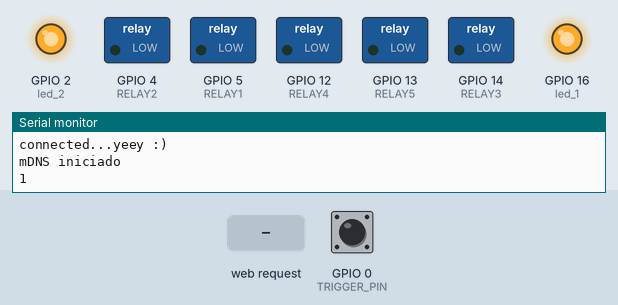
The sketch below on a simulated ESP8266 (NodeMCU). Shown: switched loads named in the sketch (green lamp = pin HIGH), output pins drawn as LEDs (lit = HIGH), the last lines printed to the serial monitor. The inputs (shaded band) are chosen by the test bench; at power-on: GPIO 0 (TRIGGER_PIN) HIGH. WiFi joins after 1.5 s; servers stay silent unless stated.

Above: at 5.7 s.
5.8 s: HTTP request GET /RELAY1/on received
At 6.6 s:
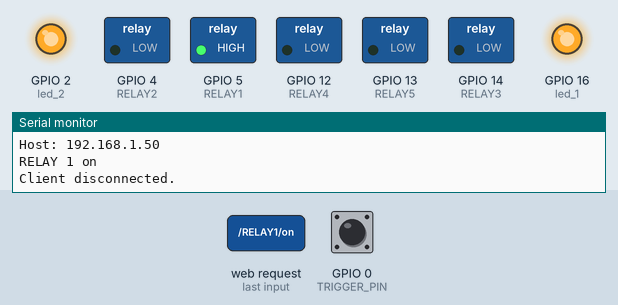
7.3 s: HTTP request GET /RELAY2/on received
At 7.7 s:
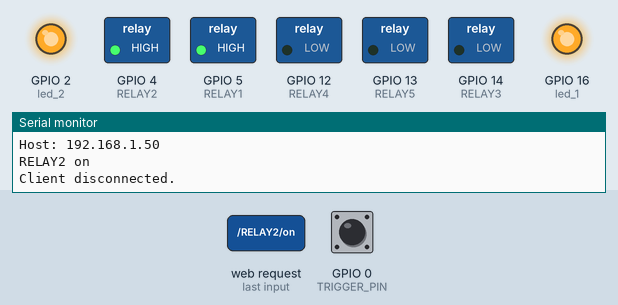
8.8 s: HTTP request GET /RELAY1/off received
At 10.0 s:
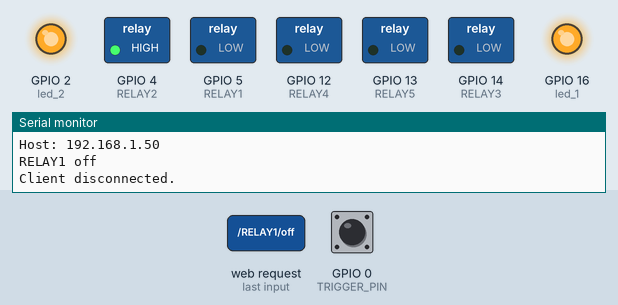
10.3 s: HTTP request GET /RELAY3/on received
At 11.2 s:
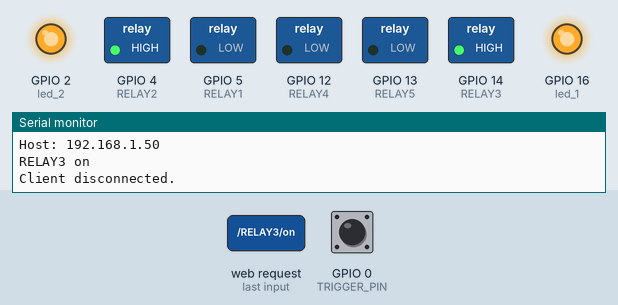
11.8 s: HTTP request GET /RELAY2/off received
At 12.3 s:
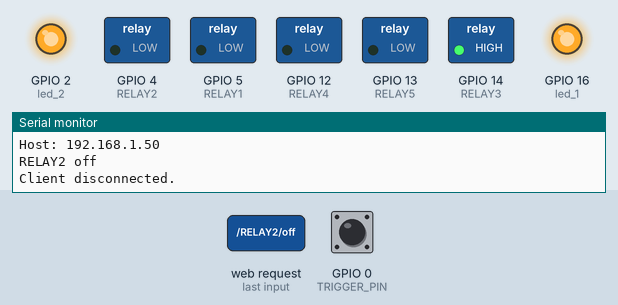
13.3 s: HTTP request GET /RELAY4/on received
At 14.7 s:
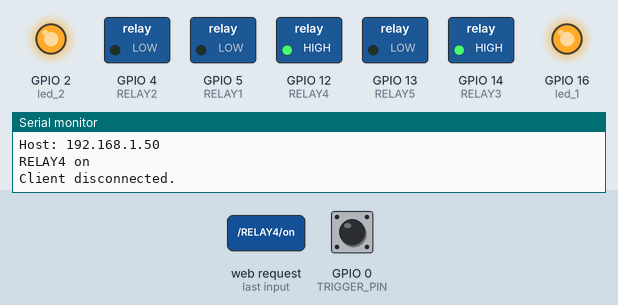
Timing chart, 0 to 15.8 s (numbered marks = the images above; inputs shaded):
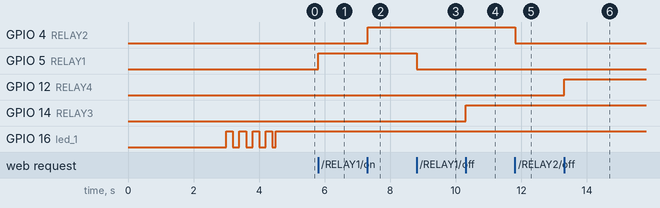

Measured:
- after the input at 5.8 s, GPIO 5 (RELAY1): LOW → HIGH at once
- after the input at 7.3 s, GPIO 4 (RELAY2): LOW → HIGH at once
- after the input at 8.8 s, GPIO 5 (RELAY1): HIGH → LOW at once
- after the input at 10.3 s, GPIO 14 (RELAY3): LOW → HIGH at once
- after the input at 11.8 s, GPIO 4 (RELAY2): HIGH → LOW at once
- after the input at 13.3 s, GPIO 12 (RELAY4): LOW → HIGH at once

The sketch:

relay_terminado_wifimanager_dns.ino
```cpp
/**
 * WiFiManager advanced demo, contains advanced configurartion options
 * Implements TRIGGEN_PIN button press, press for ondemand configportal, hold for 3 seconds for reset settings.
 */
#include <WiFiManager.h>  // https://github.com/tzapu/WiFiManager
#include <Ticker.h>
#include <ESP8266mDNS.h>
WiFiServer server(80);

#define TRIGGER_PIN 0
#define led_1 16
#define led_2 2


#define RELAY1 5
#define RELAY2 4
#define RELAY3 14
#define RELAY4 12
#define RELAY5 13
#define CONNECT_TIME 10000
#define TIMEOUTTIME 5000

Ticker ticker;

// wifimanager can run in a blocking mode or a non blocking mode
// Be sure to know how to process loops with no delay() if using non blocking
bool wm_nonblocking = false;  // change to true to use non blocking

WiFiManager wm;                     // global wm instance
WiFiManagerParameter custom_field;  // global param ( for non blocking w params )
WiFiManagerParameter static_ip_field("staticip", "Static IP", "192.168.0.200", 15);


String header;
String Relay1State = "off";
String Relay2State = "off";
String Relay3State = "off";
String Relay4State = "off";
String Relay5State = "off";
size_t currentTime = millis();
size_t previousTime = 0;


void setup() {
  WiFi.mode(WIFI_STA);  // explicitly set mode, esp defaults to STA+AP
  Serial.begin(115200);
  // Serial.setDebugOutput(true);
  delay(3000);
  Serial.println("\n Starting");

  pinMode(TRIGGER_PIN, INPUT);
  pinMode(led_1, OUTPUT);
  pinMode(led_2, OUTPUT);
  digitalWrite(led_1, HIGH);
  digitalWrite(led_2, HIGH);
  pinMode(RELAY1, OUTPUT);
  pinMode(RELAY2, OUTPUT);
  pinMode(RELAY3, OUTPUT);
  pinMode(RELAY4, OUTPUT);
  pinMode(RELAY5, OUTPUT);
  digitalWrite(RELAY1, LOW);
  digitalWrite(RELAY2, LOW);
  digitalWrite(RELAY3, LOW);
  digitalWrite(RELAY4, LOW);
  digitalWrite(RELAY5, LOW);


  ticker.attach(0.2, parpadeoLedWIFI);

  // wm.resetSettings(); // wipe settings

  if (wm_nonblocking) wm.setConfigPortalBlocking(false);

  // add a custom input field
  int customFieldLength = 40;


  // new (&custom_field) WiFiManagerParameter("customfieldid", "Custom Field Label", "Custom Field Value", customFieldLength,"placeholder=\"Custom Field Placeholder\"");

  // test custom html input type(checkbox)
  // new (&custom_field) WiFiManagerParameter("customfieldid", "Custom Field Label", "Custom Field Value", customFieldLength,"placeholder=\"Custom Field Placeholder\" type=\"checkbox\""); // custom html type

  // test custom html(radio)
  const char* custom_radio_str = "<br/><label for='customfieldid'>Custom Field Label</label><input type='radio' name='customfieldid' value='1' checked> One<br><input type='radio' name='customfieldid' value='2'> Two<br><input type='radio' name='customfieldid' value='3'> Three";
  new (&custom_field) WiFiManagerParameter(custom_radio_str);  // custom html input

  wm.addParameter(&custom_field);
  wm.setSaveParamsCallback(saveParamCallback);

  // custom menu via array or vector
  //
  // menu tokens, "wifi","wifinoscan","info","param","close","sep","erase","restart","exit" (sep is seperator) (if param is in menu, params will not show up in wifi page!)
  // const char* menu[] = {"wifi","info","param","sep","restart","exit"};
  // wm.setMenu(menu,6);
  std::vector<const char*> menu = { "wifi", "info", "param", "sep", "restart", "exit" };
  wm.setMenu(menu);

  // set dark theme
  wm.setClass("invert");


  //set static ip
  // wm.setSTAStaticIPConfig(IPAddress(10,0,1,99), IPAddress(10,0,1,1), IPAddress(255,255,255,0)); // set static ip,gw,sn
  // wm.setShowStaticFields(true); // force show static ip fields
  // wm.setShowDnsFields(true);    // force show dns field always

  // wm.setConnectTimeout(20); // how long to try to connect for before continuing
  wm.setConfigPortalTimeout(5000);  // auto close configportal after n seconds
  // wm.setCaptivePortalEnable(false); // disable captive portal redirection
  // wm.setAPClientCheck(true); // avoid timeout if client connected to softap

  // wifi scan settings
  // wm.setRemoveDuplicateAPs(false); // do not remove duplicate ap names (true)
  // wm.setMinimumSignalQuality(20);  // set min RSSI (percentage) to show in scans, null = 8%
  // wm.setShowInfoErase(false);      // do not show erase button on info page
  // wm.setScanDispPerc(true);       // show RSSI as percentage not graph icons

  // wm.setBreakAfterConfig(true);   // always exit configportal even if wifi save fails

  bool res;
  // res = wm.autoConnect(); // auto generated AP name from chipid
  // res = wm.autoConnect("AutoConnectAP"); // anonymous ap
  res = wm.autoConnect("ISRA_DEV", "");  // password protected ap
  wm.addParameter(&static_ip_field);


  if (!res) {
    Serial.println("Failed to connect or hit timeout");
    // ESP.restart();
  } else {
    //if you get here you have connected to the WiFi
    Serial.println("connected...yeey :)");
    ticker.detach();
    digitalWrite(led_1, LOW);
     if (!MDNS.begin("esp8266"))
   {
     Serial.println("Error iniciando mDNS");
   }
   Serial.println("mDNS iniciado");
  }
  wm.addParameter(&static_ip_field);

  Serial.println(res);
  /*
   while (wm.setConfigPortalBlocking(false)) {
        delay(500);
        Serial.print(".");
        digitalWrite(led_1, LOW);
        delay(1000);
        digitalWrite(led_1, HIGH);
        delay(1000);
        digitalWrite(led_1, LOW);
        delay(1000);
        digitalWrite(led_1, HIGH);
        delay(1000);
    } */
  checkWiFiConnection();
  server.begin();

}

void checkButton() {
  // check for button press
  if (digitalRead(TRIGGER_PIN) == LOW) {
    // poor mans debounce/press-hold, code not ideal for production
    delay(50);
    if (digitalRead(TRIGGER_PIN) == LOW) {
      Serial.println("Button de reset presionado");
      // borra las configuraciones si se preciona por 5 segundos
      delay(5000);
      for (int contador = 0; contador < 10; contador++) {
        int espera = 100;
        digitalWrite(led_1, HIGH);
        digitalWrite(led_2, LOW);
        delay(espera);
        digitalWrite(led_1, LOW);
        digitalWrite(led_2, HIGH);
        delay(espera);
      }
      for (int contador = 0; contador < 5; contador++) {
        int espera = 100;
        digitalWrite(led_1, HIGH);
        digitalWrite(led_2, HIGH);
        delay(espera);
        digitalWrite(led_1, LOW);
        digitalWrite(led_2, LOW);
        delay(espera);
      }

      if (digitalRead(TRIGGER_PIN) == LOW) {
        Serial.println("Button presiado exitosamente");
        Serial.println("borrando configuraciones, restablecido exitosamente");
        wm.resetSettings();
        ESP.restart();
      }

      // start portal w delay
      Serial.println("Starting config portal");
      wm.setConfigPortalTimeout(120);


      if (!wm.startConfigPortal("Domotic_Isra", "123flores")) {
        Serial.println("failed to connect or hit timeout");
        delay(3000);
        // ESP.restart();
      } else {
        //if you get here you have connected to the WiFi
        Serial.println("connected...yeey :)");
      }
    }
  }
}


String getParam(String name) {
  //read parameter from server, for customhmtl input
  String value;
  if (wm.server->hasArg(name)) {
    value = wm.server->arg(name);
  }
  return value;
}

void checkWiFiConnection() {
  if (WiFi.status() != WL_CONNECTED) {
    digitalWrite(led_1, LOW);  // Enciende el led_1 si no hay conexión a un AP
  } else {
    digitalWrite(led_1, HIGH);  // Apaga el led_1 si hay conexión a un AP
  }
}

void parpadeoLedWIFI(){
  //cambiando el estado del led
  byte estado= digitalRead(led_1);
  digitalWrite(led_1,!estado);

}

void saveParamCallback() {
  Serial.println("[CALLBACK] saveParamCallback fired");
  Serial.println("PARAM customfieldid = " + getParam("customfieldid"));
  // Obtén y aplica la configuración de IP estática
  String static_ip = static_ip_field.getValue();
  Serial.println("Static IP: " + static_ip);
  // Aquí debes implementar la lógica para aplicar la configuración de IP estática a tu dispositivo
}


void loop() {
  if (wm_nonblocking) wm.process();  // avoid delays() in loop when non-blocking and other long running code
  checkButton();
  checkWiFiConnection();
  // put your main code here, to run repeatedly:


  WiFiClient client = server.available();
  if (client) {
      currentTime = millis();
      previousTime = currentTime;
      Serial.println("New Client.");
      String currentLine = "";
      while (client.connected() && currentTime - previousTime <= TIMEOUTTIME) {
        currentTime = millis();
        if (client.available()) {
        char c = client.read();
        Serial.write(c);
        header += c;
        if (c == '\n') {
          if (currentLine.length() == 0) {
          client.println("HTTP/1.1 200 OK");
          client.println("Content-type:text/html");
          client.println("Connection: close");
          client.println();
          if (header.indexOf("GET /RELAY1/on") >= 0) {
            Serial.println("RELAY 1 on");
            Relay1State = "on";
            digitalWrite(RELAY1, HIGH);
            } else if (header.indexOf("GET /RELAY1/off") >= 0) {
            Serial.println("RELAY1 off");
            Relay1State = "off";
            digitalWrite(RELAY1, LOW);
            } else if (header.indexOf("GET /RELAY2/on") >= 0) {
            Serial.println("RELAY2 on");
            Relay2State = "on";
            digitalWrite(RELAY2, HIGH);
            } else if (header.indexOf("GET /RELAY2/off") >= 0) {
            Serial.println("RELAY2 off");
            Relay2State = "off";
            digitalWrite(RELAY2, LOW);
            }

            else if (header.indexOf("GET /RELAY3/on") >= 0) {
            Serial.println("RELAY3 on");
            Relay3State = "on";
            digitalWrite(RELAY3, HIGH);
            } else if (header.indexOf("GET /RELAY3/off") >= 0) {
            Serial.println("RELAY3 off");
            Relay3State = "off";
            digitalWrite(RELAY3, LOW);
            }
            else if (header.indexOf("GET /RELAY4/on") >= 0) {
            Serial.println("RELAY4 on");
            Relay4State = "on";
            digitalWrite(RELAY4, HIGH);
            } else if (header.indexOf("GET /RELAY4/off") >= 0) {
            Serial.println("RELAY4 off");
            Relay4State = "off";
            digitalWrite(RELAY4, LOW);
            }
            else if (header.indexOf("GET /RELAY5/on") >= 0) {
            Serial.println("RELAY5 on");
            Relay5State = "on";
            digitalWrite(RELAY5, HIGH);
            } else if (header.indexOf("GET /RELAY5/off") >= 0) {
            Serial.println("RELAY5 off");
            Relay5State = "off";
            digitalWrite(RELAY5, LOW);
            }
          client.println("<!DOCTYPE html><html>");
          client.println("<head><meta name=\"viewport\" content=\"width=device-width, initial-scale=1\">");
          client.println("<meta charset=\"UTF-8\">");
          client.println("<meta http-equiv=\"refresh\" content=\"5\" >");
          client.println("<link rel=\"icon\" href=\"data:,\">");
          client.println("<link rel=\"stylesheet\" href=\"https://stackpath.bootstrapcdn.com/bootstrap/4.3.1/css/bootstrap.min.css\" integrity=\"sha384-ggOyR0iXCbMQv3Xipma34MD+dH/1fQ784/j6cY/iJTQUOhcWr7x9JvoRxT2MZw1T\" crossorigin=\"anonymous\">");
          client.println("<link rel=\"stylesheet\" href=\"https://use.fontawesome.com/releases/v5.6.3/css/all.css\" integrity=\"sha384-UHRtZLI+pbxtHCWp1t77Bi1L4ZtiqrqD80Kn4Z8NTSRyMA2Fd33n5dQ8lWUE00s/\" crossorigin=\"anonymous\">");
          client.println("<script src=\"https://code.jquery.com/jquery-3.3.1.slim.min.js\" integrity=\"sha384-q8i/X+965DzO0rT7abK41JStQIAqVgRVzpbzo5smXKp4YfRvH+8abtTE1Pi6jizo\" crossorigin=\"anonymous\"></script>");
          client.println("<script src=\"https://cdnjs.cloudflare.com/ajax/libs/popper.js/1.14.7/umd/popper.min.js\" integrity=\"sha384-UO2eT0CpHqdSJQ6hJty5KVphtPhzWj9WO1clHTMGa3JDZwrnQq4sF86dIHNDz0W1\" crossorigin=\"anonymous\"></script>");
          client.println("<script src=\"https://stackpath.bootstrapcdn.com/bootstrap/4.3.1/js/bootstrap.min.js\" integrity=\"sha384-JjSmVgyd0p3pXB1rRibZUAYoIIy6OrQ6VrjIEaFf/nJGzIxFDsf4x0xIM+B07jRM\" crossorigin=\"anonymous\"></script>");
          client.println("<style>");
          client.println("html {font-family: Helvetica; display: inline-block; margin: 0px auto; text-align: center;}");
          client.println(".mybtn {padding: 16px 40px; font-size: 30px;} ");
          client.println(".par { font-size: 16px;}");
          client.println("p {text-align: center;}");
          client.println(".lm35 {text-align: center; border: none; margin: 2px; padding: 16px 40px; font-size: 30px;}");
          client.println("</style></head>");
          client.println("<body class=\"bg-light\">");
          client.println("<h1 style=\"text-align:center; \" class=\"display-4\">ESP32 Web Server </h1> ");
          client.println("<br />");
          client.println("<p class=\"par\">GPIO 26 - State " + Relay1State + " </p> ");
          if (Relay1State == "off") {
          client.println("<p><a href =\"/RELAY1/on\" role=\"button\" class=\"btn btn-success mybtn\" >ON</a></p>");
          } else {
          client.println("<p><a href=\"/RELAY1/off\" role=\"button\" class=\"btn btn-danger mybtn\">OFF</a></p>");
          }
          client.println("<br />");
          client.println("<p class=\"par\">RELAY2 - State " + Relay2State + "</p>");
          if (Relay2State == "off") {
          client.println("<p><a href=\"/RELAY2/on\" role=\"button\" class=\" mybtn btn btn-success mybtn\" >ON</a></p>");
          } else {
          client.println("<p><a href=\"/RELAY2/off\" role=\"button\" class=\" mybtn btn btn-danger mybtn\">OFF</a></p>");
          }
          client.println("<br />");
          client.println("<p class=\"par\">GPIO 26 - State " + Relay3State + " </p> ");
          if (Relay3State == "off") {
          client.println("<p><a href =\"/RELAY3/on\" role=\"button\" class=\"btn btn-success mybtn\" >ON</a></p>");
          } else {
          client.println("<p><a href=\"/RELAY3/off\" role=\"button\" class=\"btn btn-danger mybtn\">OFF</a></p>");
          }
          client.println("<br />");
          client.println("<p class=\"par\">GPIO 26 - State " + Relay4State + " </p> ");
          if (Relay4State == "off") {
          client.println("<p><a href =\"/RELAY4/on\" role=\"button\" class=\"btn btn-success mybtn\" >ON</a></p>");
          } else {
          client.println("<p><a href=\"/RELAY4/off\" role=\"button\" class=\"btn btn-danger mybtn\">OFF</a></p>");
          }
          client.println("<br />");
          client.println("<p class=\"par\">GPIO 26 - State " + Relay4State + " </p> ");
          if (Relay5State == "off") {
          client.println("<p><a href =\"/RELAY5/on\" role=\"button\" class=\"btn btn-success mybtn\" >ON</a></p>");
          } else {
          client.println("<p><a href=\"/RELAY5/off\" role=\"button\" class=\"btn btn-danger mybtn\">OFF</a></p>");
          }
          client.println("<br />");
          client.println("<footer class=\"bg-dark text-center text-white\">");
          client.println("<div class=\"container pt-4 \">");
          client.println("<section class=\"mb-4\">");
          client.println("<a class=\"btn btn-outline-light btn-floating m-1\" href=\"https://www.facebook.com/MiniProjectsOfficial\" target=\"_blank\" rel=\"noopener noreferrer\" role=\"button\">");
          client.println("<i class=\"fab fa-facebook-f\"></i>");
          client.println("</a>");
          client.println("<a class=\"btn btn-outline-light btn-floating m-1\" href=\"https://www.instagram.com/officialprojecto\" target=\"_blank\" rel=\"noopener noreferrer\" role=\"button\">");
          client.println("<i class=\"fab fa-instagram\"></i>");
          client.println("</a>");
          client.println("<a class=\"btn btn-outline-light btn-floating m-1\" href=\"https://youtube.com/c/ProjectoOfficial\" target=\"_blank\" rel=\"noopener noreferrer\" role=\"button\">");
          client.println("<i class=\"fab fa-youtube\"></i>");
          client.println("</a>");
          client.println("<a class=\"btn btn-outline-light btn-floating m-1\" href=\"https://github.com/ProjectoOfficial\" target=\"_blank\" rel=\"noopener noreferrer\" role=\"button\">");
          client.println("<i class=\"fab fa-github\"></i>");
          client.println("</a>");
          client.println("</section>");
          client.println("</div>");
          client.println("<div class=\"text-center p-3\" style=\"background-color: rgba(0, 0, 0, 0.2);\"> © 2021 Copyright: <a class=\"text-white\" href=\"https://officialprojecto.wordpress.com\">Projecto</a></div>");
          client.println("</footer>");
          client.println("</body></html>");
          client.println();
          break;
          } else {
          currentLine = "";
          }
          } else if (c != '\r') {
          currentLine += c;
          }
          }
          }
          header = "";
client.stop();
Serial.println("Client disconnected.");
Serial.println("");
}
delay(1);
}
```
